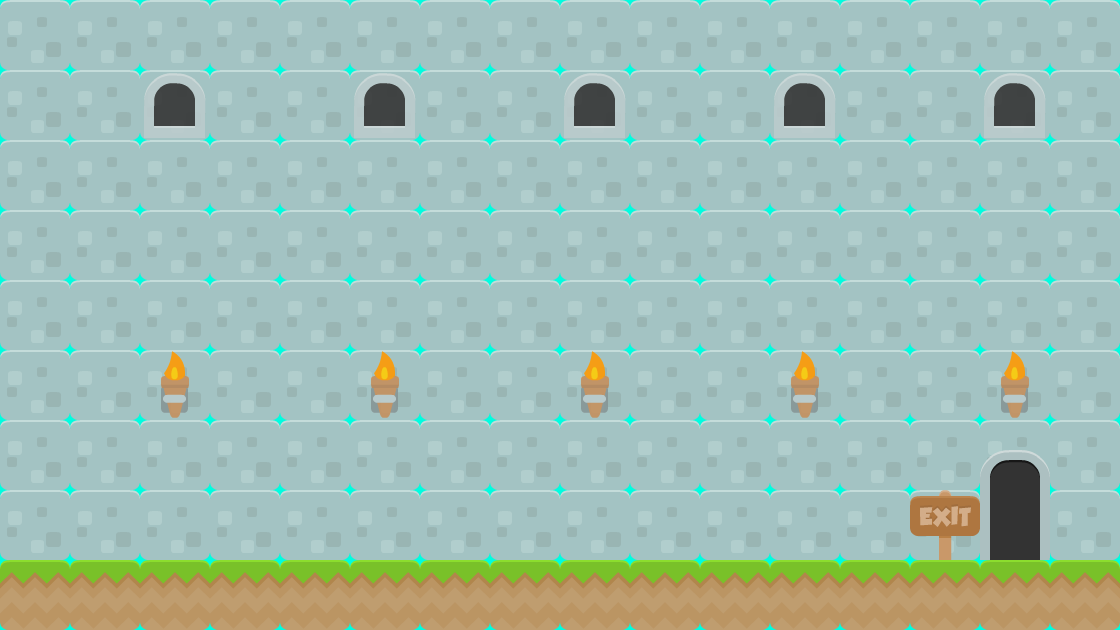

A level layout from a 2D game, rendered from its tile map. Below: a short description, then the map file with tile-grid data replaced by summaries:
An orthogonal 16x9 tile map with 70x70 px tiles, 4 tile layers (background, collisions, background2, background3), 2 tilesets.

<map version="1.0" orientation="orthogonal" renderorder="right-down" width="16" height="9" tilewidth="70" tileheight="70" backgroundcolor="#00fde0">
 <tileset firstgid="1" name="background-tiles" tilewidth="70" tileheight="70">
  <image source="../img/background-tiles.png" width="910" height="910" />
 </tileset>
 <tileset firstgid="170" name="meta-tiles" tilewidth="70" tileheight="70">
  <image source="../img/meta-tiles.png" width="350" height="70" />
  <tile id="4">
   <properties>
    <property name="type" value="solid" />
   </properties>
  </tile>
 </tileset>
 <layer name="background" width="16" height="9" opacity="0.95">
  <data>[144 cells, 144 non-empty, 2 distinct tile ids]</data>
 </layer>
 <layer name="collisions" width="16" height="9" opacity="0">
  <data>[144 cells, 16 non-empty, 1 distinct tile ids]</data>
 </layer>
 <layer name="background2" width="16" height="9" opacity="0.89">
  <data>[144 cells, 10 non-empty, 2 distinct tile ids]</data>
 </layer>
 <layer name="background3" width="16" height="9">
  <data>[144 cells, 3 non-empty, 3 distinct tile ids]</data>
 </layer>
</map>
